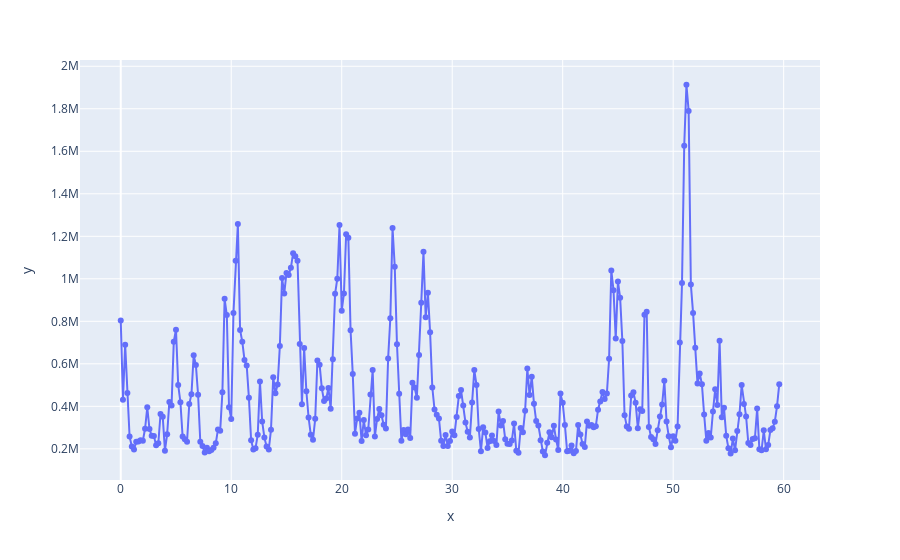

The cell this chart's notebook holds for it:
### Code cell
import plotly.express as px
fig = px.scatter(x=time_bins_df['time_sec'], y=time_bins_df['std']**2)
fig.data[0].update(mode='markers+lines')
fig.show()

### Figure 1 — Plotly figure (JSON) as saved in the notebook; plotly's stock layout.template omitted (floating-point values rounded to 4 significant figures; data arrays with more than 128 entries replaced by an {"elided": "..."} marker saying what was removed)
{"data": [{"hovertemplate": "x=%{x}<br>y=%{y}<extra></extra>", "legendgroup": "", "marker": {"color": "#636efa", "symbol": "circle"}, "mode": "markers+lines", "name": "", "showlegend": false, "type": "scatter", "x": {"elided": "299 float values"}, "xaxis": "x", "y": {"elided": "299 float values"}, "yaxis": "y"}], "layout": {"legend": {"tracegroupgap": 0}, "margin": {"t": 60}, "xaxis": {"anchor": "y", "domain": [0, 1], "title": {"text": "x"}}, "yaxis": {"anchor": "x", "domain": [0, 1], "title": {"text": "y"}}}}
